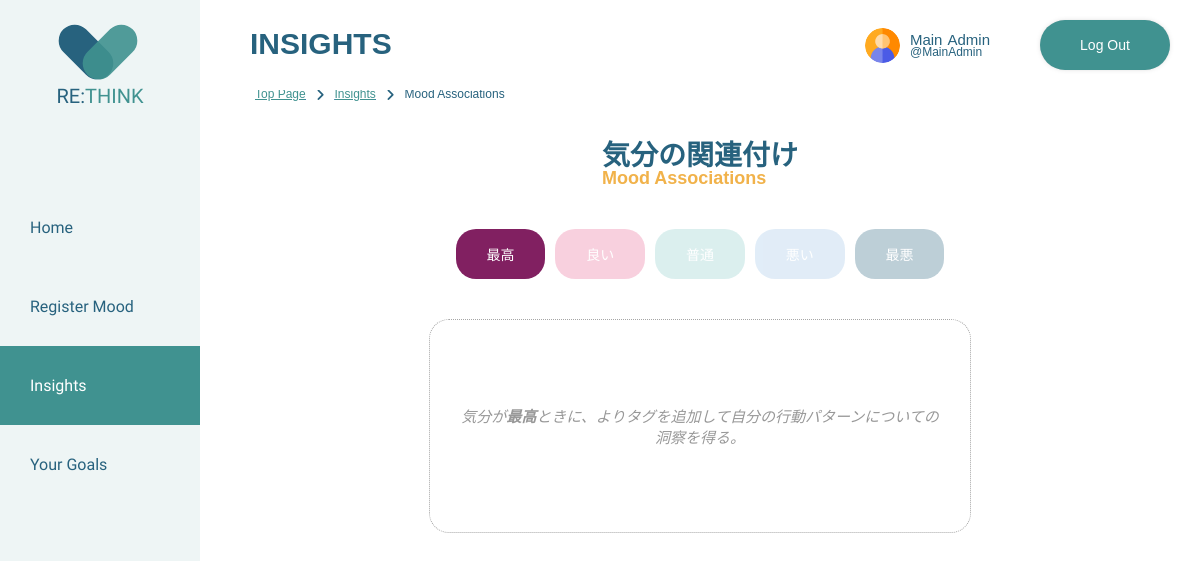
Screenshot of /rethink/user/tracking_insights/mood_associations.php (signed in) with the database file from the repository.
### tables this page shows
CREATE TABLE `users` (
  `UserID` int(11) NOT NULL,
  `FirstName` varchar(50) NOT NULL,
  `LastName` varchar(50) NOT NULL,
  `Username` varchar(30) DEFAULT NULL,
  `Email` varchar(50) NOT NULL,
  `Password` varchar(30) NOT NULL,
  `Role` varchar(1) NOT NULL,
  `Created` date DEFAULT NULL,
  `profileImg` varchar(100) DEFAULT NULL
);

CREATE TABLE `moods` (
  `MoodID` int(11) NOT NULL,
  `MoodName` varchar(30) NOT NULL,
  `JapaneseMoodName` varchar(30) DEFAULT NULL,
  `moodEmoji` varchar(255) DEFAULT NULL,
  `moodEmojiColor` varchar(255) DEFAULT NULL
);

### rethink/user/tracking_insights/mood_associations.php (the view, shortened to what the rows shown need)
<?php
include(BASE_PATH . "connections.php");
include(BASE_PATH . "check_login.php");
include(BASE_PATH . "header/user_layout.php");
$userData = check_login($con);
$userID = $userData['UserID'];
$queryGetMoods = "SELECT * FROM moods";
$resultGetMoods = mysqli_query($con, $queryGetMoods);
?>
<!DOCTYPE html>
<html lang="en">
    <head>
        <?php includeHeadAssets(); ?>
    </head>
    <body>
        <?php renderUserHeaderWithLogout($userData); ?>
        <div class="main-wrapper">
            <h2>Insights</h2>
            <section class="mood-association-wrapper">
                <div class="mood-content-wrapper mood-associations-page">
                    <section id="great-mood" data-tab-content class="active">
                        <?php
                        $moodData = mysqli_fetch_assoc($resultGetMoods);
                        $moodID = MOOD_GREAT;
                        $queryPopularActivities =
                            "SELECT ActivityID, TrackingID, count(ActivityID) AS cntTrackAct
                            FROM trackactivities
                            WHERE TrackingID IN (
                                SELECT TrackingID FROM dailytracking WHERE UserID = $userID
                                AND TrackingID IN (
                                    SELECT TrackingID FROM trackmoods WHERE MoodID = $moodID
                                )
                            )
                            GROUP BY ActivityID
                            HAVING count(ActivityID) > '" . MINIMUM_TRACK_COUNT . "'";
                        $resultPopularActivities = mysqli_query($con, $queryPopularActivities);
                        $popularActivitiesCount = mysqli_num_rows($resultPopularActivities);
                        $queryPopularCompanies =
                            "SELECT CompanyID, TrackingID, count(CompanyID) AS cntTrackCom
                            FROM trackcompany
                            WHERE TrackingID IN (
                                SELECT TrackingID FROM dailytracking WHERE UserID = $userID
                                AND TrackingID IN (
                                    SELECT TrackingID FROM trackmoods WHERE MoodID = $moodID
                                )
                            )
                            GROUP BY CompanyID
                            HAVING count(CompanyID) > '" . MINIMUM_TRACK_COUNT . "'";
                        $resultPopularCompanies = mysqli_query($con, $queryPopularCompanies);
                        $popularCompaniesCount = mysqli_num_rows($resultPopularCompanies);
                        $queryPopularLocations =
                            "SELECT LocationID, TrackingID, count(LocationID) AS cntTrackLoc
                            FROM tracklocations
                            WHERE TrackingID IN (
                                SELECT TrackingID FROM dailytracking WHERE UserID = $userID
                                AND TrackingID IN (
                                    SELECT TrackingID FROM trackmoods WHERE MoodID = $moodID
                                )
                            )
                            GROUP BY LocationID
                            HAVING count(LocationID) > '" . MINIMUM_TRACK_COUNT . "'";
                        $resultPopularLocations = mysqli_query($con, $queryPopularLocations);
                        $popularLocationsCount = mysqli_num_rows($resultPopularLocations);
                        $queryPopularFood =
                            "SELECT FoodID, TrackingID, count(FoodID) AS cntTrackFood
                            FROM trackfoods
                            WHERE TrackingID IN (
                                SELECT TrackingID FROM dailytracking WHERE UserID = $userID
                                AND TrackingID IN (
                                    SELECT TrackingID FROM trackmoods WHERE MoodID = $moodID
                                )
                            )
                            GROUP BY FoodID
                            HAVING count(FoodID) > '" . MINIMUM_TRACK_COUNT . "'";
                        $resultPopularFood = mysqli_query($con, $queryPopularFood);
                        $popularFoodCount = mysqli_num_rows($resultPopularFood);
                        $queryPopularWeather =
                            "SELECT WeatherID, TrackingID, count(WeatherID) AS cntTrackWea
                            FROM trackweather
                            WHERE TrackingID IN (
                                SELECT TrackingID FROM dailytracking WHERE UserID = $userID
                                AND TrackingID IN (
                                    SELECT TrackingID FROM trackmoods WHERE MoodID = $moodID
                                )
                            )
                            GROUP BY WeatherID
                            HAVING count(WeatherID) > '" . MINIMUM_TRACK_COUNT . "'";
                        $resultPopularWeather= mysqli_query($con, $queryPopularWeather);
                        $popularWeatherCount = mysqli_num_rows($resultPopularWeather);
                        $totalTrackedEntities = $popularActivitiesCount + $popularCompaniesCount + $popularLocationsCount + $popularFoodCount + $popularWeatherCount;
                        if ($totalTrackedEntities > 0) { ?>
                            <div class="mood-<?php echo $moodID; ?>">
                                <div class=" mood-content-section">
                                    <p class="mood-content-intro">
                                        <span>気分が<span class="great-mood"><?php echo htmlspecialchars($moodData['JapaneseMoodName']); ?></span>時によくタグしていること</span>
                                    </p>
                                    <div class="mood-associated-list">
                                        <?php
                                        if ($popularActivitiesCount > 0) {
                                            while ($activityCount = mysqli_fetch_assoc($resultPopularActivities)) {?>
                                                <div class="mood-associated-item">
                                                    <?php
                                                    $activityID = $activityCount['ActivityID'];
                                                    $queryActivityData = "SELECT * FROM activities WHERE ActivityID = $activityID";
                                                    $resultActivityData = mysqli_query($con, $queryActivityData);
                                                    $activityData = mysqli_fetch_assoc($resultActivityData); ?>
                                                    <div class="mood-item-icon"><?php echo $activityData['ActivityIcon']; ?> </div>
                                                    <p class="mood-item-name"><?php echo htmlspecialchars($activityData['ActivityName']); ?></p>
                                                    <div class="mood-item-count"><?php echo $activityCount['cntTrackAct'];?> </div>
                                                </div>
                                            <?php
                                            }
                                        }
                                        if ($popularCompaniesCount > 0) {
                                            while ($companyCount = mysqli_fetch_assoc($resultPopularCompanies)) { ?>
                                                <div class="mood-associated-item">
                                                    <?php
                                                    $companyID = $companyCount['CompanyID'];
                                                    $queryCompanyData = "SELECT * FROM company WHERE CompanyID = $companyID";
                                                    $resultCompanyData = mysqli_query($con, $queryCompanyData);
                                                    $companyData = mysqli_fetch_assoc($resultCompanyData); ?>
                                                    <div class="mood-item-icon"><?php echo  $companyData['CompanyIcon']; ?> </div>
                                                    <p class="mood-item-name"><?php echo htmlspecialchars($companyData['CompanyName']); ?></p>
                                                    <div class="mood-item-count"><?php echo $companyCount['cntTrackCom'];?> </div>
                                                </div>
                                            <?php
                                            }
                                        }
                                        if ($popularLocationsCount > 0) {
                                            while ($locationCount = mysqli_fetch_assoc($resultPopularLocations)) { ?>
                                                <div class="mood-associated-item">
                                                    <?php
                                                    $locationID = $locationCount['LocationID'];
                                                    $queryLocationData = "SELECT * FROM locations WHERE LocationID = $locationID";
                                                    $resultLocationData = mysqli_query($con, $queryLocationData);
                                                    $locationData = mysqli_fetch_assoc($resultLocationData); ?>
                                                    <div class="mood-item-icon"><?php echo $locationData['LocationIcon']; ?> </div>
                                                    <p class="mood-item-name"><?php echo htmlspecialchars($locationData['LocationName']);  ?></p>
                                                    <div class="mood-item-count"><?php echo $locationCount['cntTrackLoc']; ?> </div>
                                                </div>
                                            <?php
                                            }
                                        }
                                        if ($popularFoodCount > 0) {
                                            while ($foodCount = mysqli_fetch_assoc($resultPopularFood)) { ?>
                                                <div class="mood-associated-item">
                                                    <?php
                                                    $foodID = $foodCount['FoodID'];
                                                    $queryFoodData = "SELECT * FROM foods WHERE FoodID = $foodID";
                                                    $resultFoodData = mysqli_query($con, $queryFoodData);
                                                    $foodData = mysqli_fetch_assoc($resultFoodData); ?>
                                                    <div class="mood-item-icon"><?php echo $foodData['FoodIcon']; ?> </div>
                                                    <p class="mood-item-name"><?php echo htmlspecialchars($foodData['FoodName']); ?></p>
                                                    <div class="mood-item-count"><?php echo $foodCount['cntTrackFood']; ?> </div>
                                                </div>
                                            <?php
                                            }
                                        }
                                        if ($popularWeatherCount > 0) {
                                            while ($weatherCount = mysqli_fetch_assoc($resultPopularWeather)) { ?>
                                                <div class="mood-associated-item">
                                                    <?php
                                                    $weatherID = $weatherCount['WeatherID'];
                                                    $queryWeatherData = "SELECT * FROM weather WHERE WeatherID = $weatherID";
                                                    $resultWeatherData = mysqli_query($con, $queryWeatherData);
                                                    $weatherData = mysqli_fetch_assoc($resultWeatherData); ?>
                                                    <div class="mood-item-icon"><?php echo $weatherData['WeatherIcon']; ?> </div>
                                                    <p class="mood-item-name"><?php echo htmlspecialchars($weatherData['WeatherName']); ?></p>
                                                    <div class="mood-item-count"><?php echo $weatherCount['cntTrackWea']; ?> </div>
                                                </div>
                                            <?php
                                            }
                                        } ?>
                                    </div>
                                </div>
                            </div>
                        <?php } else { ?>
                        <div class=" mood-content-section-wrap-empty">
                            <div class="no-mood-records-wrapper">
                                <p>気分が<b><?php echo htmlspecialchars($moodData['JapaneseMoodName']); ?></b>ときに、よりタグを追加して自分の行動パターンについての洞察を得る。</p>
                            </div>
                        </div>
                        <?php } ?>
                    </section>
                </div>
            </section>
        </div>
    </body>
</html>

### rethink/server-side/shared/header/user_layout.php (shortened to what the rows shown need)
<?php
function hsc($hsc)
{
	return htmlspecialchars($hsc, ENT_QUOTES);
}
function includeHeadAssets() {
    echo '
        <meta charset="utf-8">
        <title>RE:THINK</title>
        <script src="https://kit.fontawesome.com/4f1988a159.js"></script>
        <link rel="preconnect" href="https://fonts.googleapis.com">
        <link rel="preconnect" href="https://fonts.gstatic.com" crossorigin>
        <link href="https://fonts.googleapis.com/css2?family=Gudea&display=swap" rel="stylesheet">
        <link rel="stylesheet" href="' . BASE_URL . './assets/css/shared.css">
        <link rel="stylesheet" href="' . BASE_URL . './assets/css/user.css">
        ';
}
function renderUserHeaderWithLogout($user_data){
    echo "
        <div class='top-header'>
            <a href='" . BASE_URL . "user/user_profile/my_page.php'>
                <div class='header-display'>
                    <div class='header-icon'>
                        <img src='" . BASE_URL . "assets/user-img/" .hsc($user_data['profileImg'])."' alt='User Profile Image'>
                    </div>
                    <div class='header-name-wrapper'>
                        <div class='header-name'>
                            <p class='first-name'>" .hsc($user_data['FirstName'])."</p>
                            <p class='last-name'>" .hsc($user_data['LastName'])."</p>
                        </div>
                        <div class='header-title'>
                            <p>@" .hsc($user_data['Username'])."</p>
                        </div>
                    </div>
                </div>
            </a>
            <a href='". BASE_URL . "server-side/shared/logout.php'>
                <div class='logout-sticky'>Log Out</div>
            </a>
        </div>
    ";
}
?>

### rows the page displays
users: profileImg (picture), FirstName "Main", LastName "Admin", Username "MainAdmin"
moods: JapaneseMoodName "最高"
